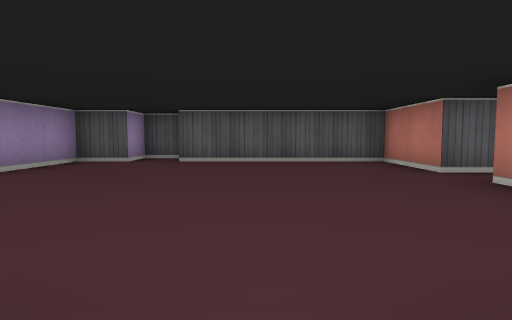
View 1 (above)

24 first-person views from a walk through a cub3D ray-caster map. The camera is about half as high as the walls, tilts 4° down and sees 75° across. The floor is counted in squares. Each view is taken from the middle of a square. On the plan, view 1 faces up. The plan holds only what a view shows up to about 9 squares ahead; the rest is blank.

View 2
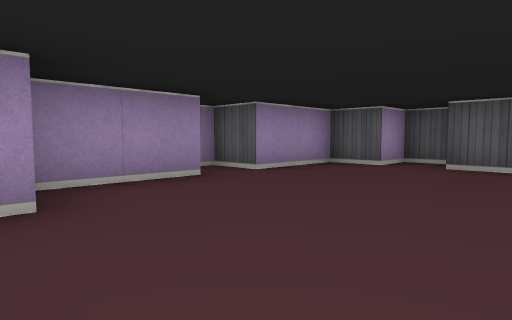

View 3
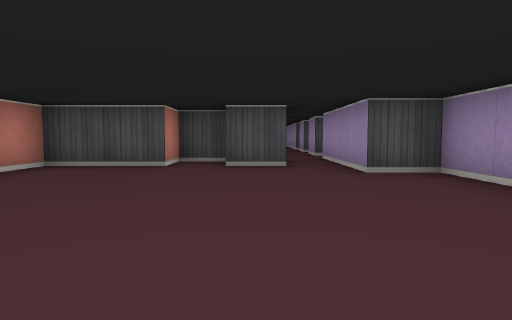

View 4
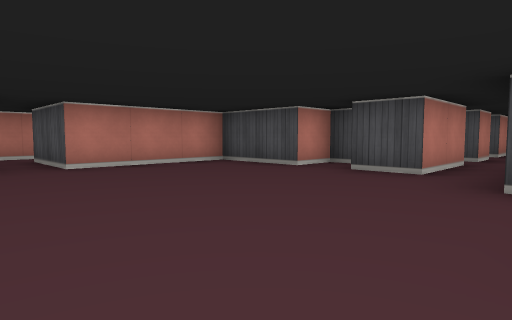

View 5
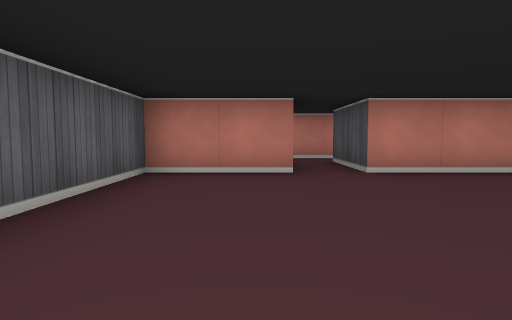

View 6
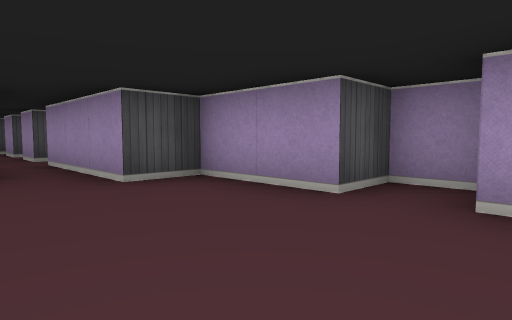

View 7
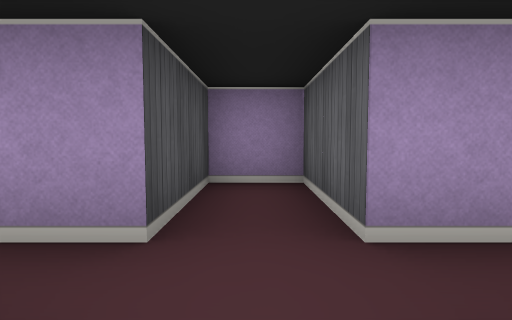

View 8
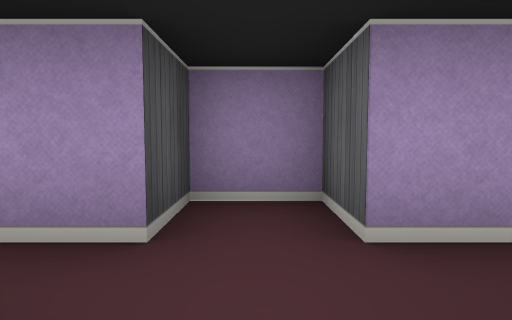

View 9
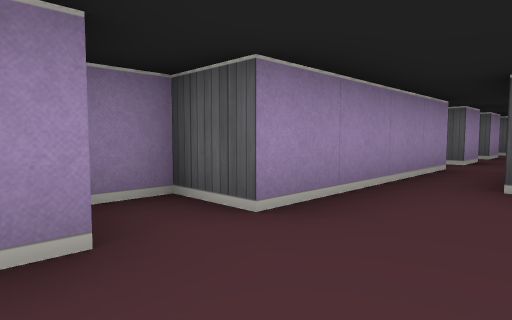

View 10
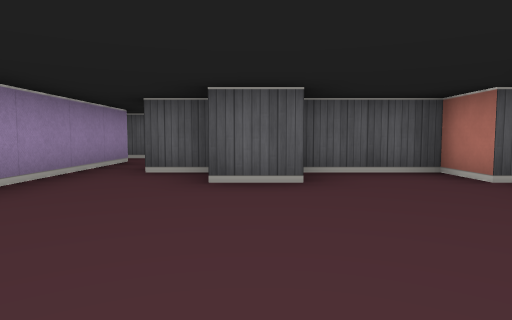

View 11
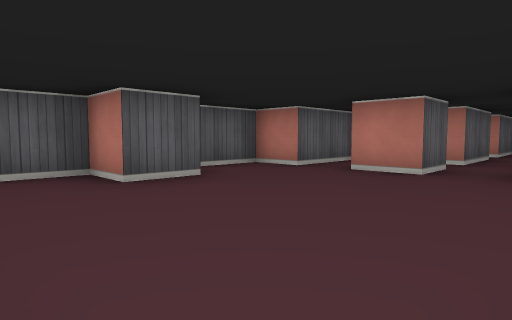

View 12
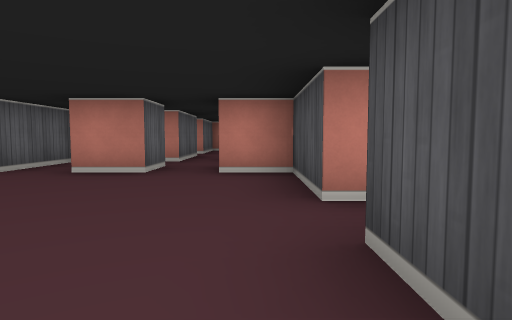

View 13
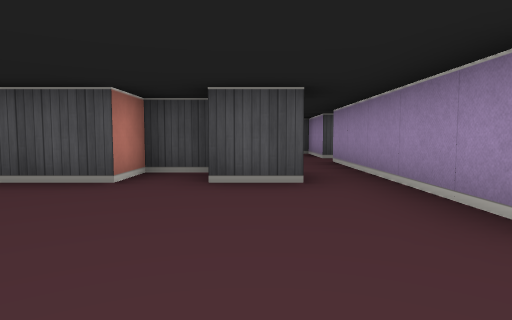

View 14
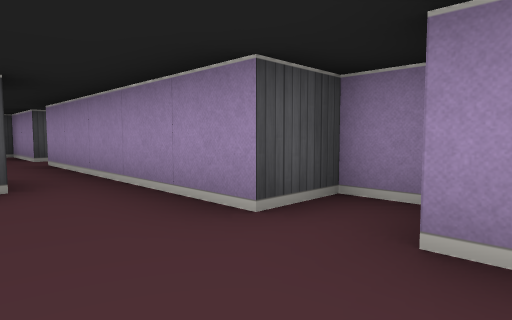

View 15
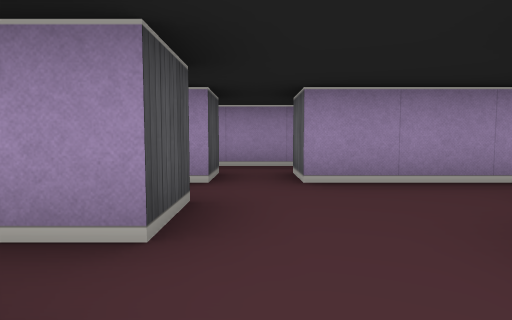

View 16
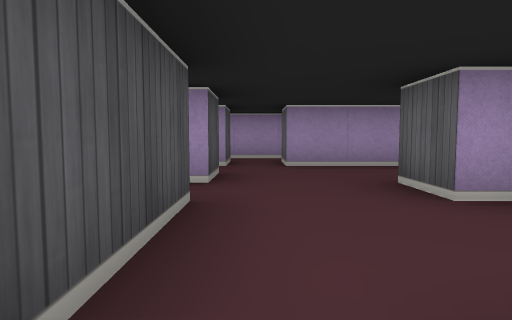

View 17
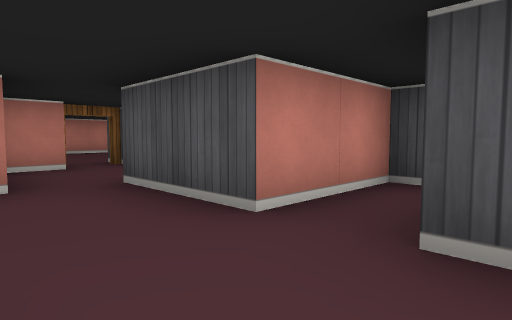

View 18
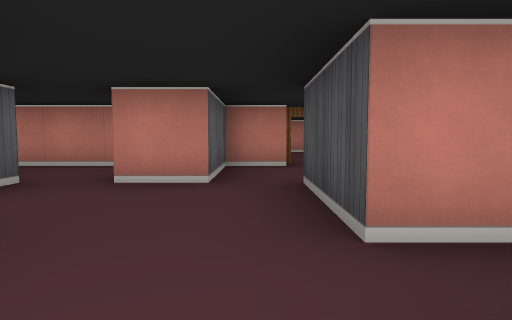

View 19
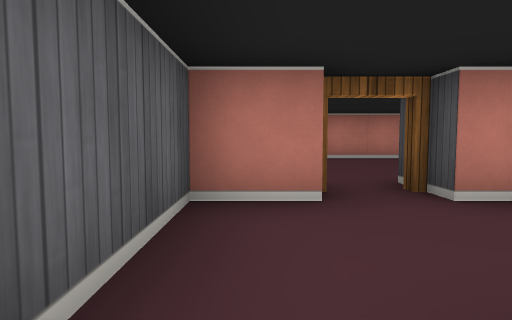

View 20
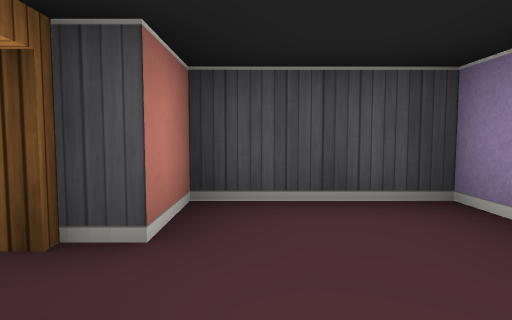

View 21
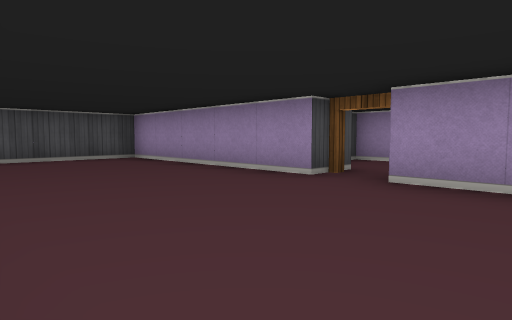

View 22
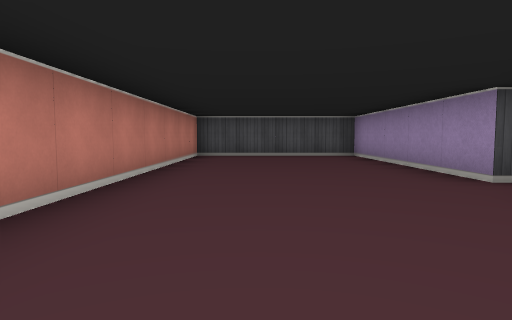

View 23
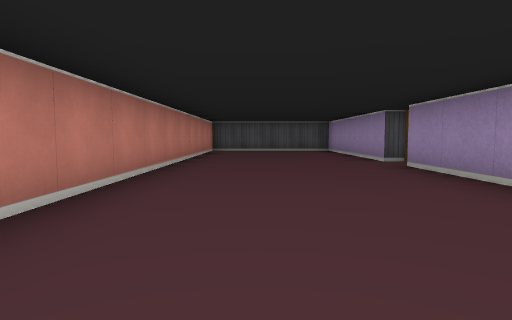

View 24
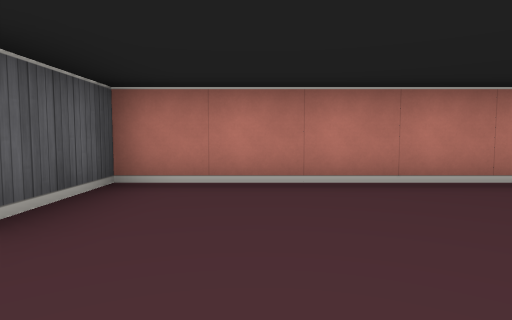

### Floor plan
Points are (right, up) in squares from view 1. A wall is a line through its corners. A room is listed if a view was taken in it or the views show most of it. See-through windows are left out.
Room 1 (views 1, 2, 3, 4, 5, 6)
walls: (-0.5, -0.5) (0.5, -0.5) (0.5, 0.5) (2.5, 0.5) (2.5, 3.5); (2.5, 4.5) (2.5, 6.5) (-1.5, 6.5); (-1.6, 7.5) (-2.5, 7.5) (-2.5, 6.5) (-3.5, 6.5) (-3.5, 4.5) (-4.5, 4.5) (-4.5, 3.5) (-3.5, 3.5) (-3.5, 1.5) (-2.5, 1.5) (-2.5, -1.5); (-1.5, -1.6) (-1.5, 0.5) (-0.5, 0.5)
ways out: opening at (-2, -0.5) to room 3; opening at (3.5, 4)
Room 2 (view 7)
walls: (-2.5, -3.5) (-4.5, -3.5) (-4.5, -4.5) (-2.5, -4.5) (-2.5, -5.5); (-1.5, -5.5) (-1.5, -4.5)
ways out: opening at (-2, -3) to room 3; opening at (-2, -5)
Room 3 (view 8)
walls: (-2.5, -1.5) (-3.5, -1.5) (-3.5, -2.5) (-2.5, -2.5) (-2.5, -3.5); (-1.5, -3.5) (-1.5, -2.5)
ways out: opening at (-2, -0.5) to room 1; opening at (-2, -3) to room 2
Room 4 (views 9, 10, 11, 12, 13, 14)
walls: (0.6, -9.5) (-0.5, -9.5) (-0.5, -8.5) (-1.5, -8.5); (0.5, -13.5) (2.5, -13.5) (2.5, -12.5); (-1.6, -13.5) (-0.5, -13.5); (-2.5, -8.6) (-2.5, -10.5) (-3.5, -10.5) (-3.5, -11.5) (-2.5, -11.5) (-2.5, -15.5); (-0.4, -14.5) (0.5, -14.5); (3.6, -11.5) (2.5, -11.5) (2.5, -10.5); (4.5, -11.5) (4.5, -11.1); (4.4, -9.5) (2.5, -9.5) (2.5, -8.5) (0.6, -8.5)
ways out: opening at (5, -12) to room 7; opening at (4, -14) to room 8; opening at (-2, -14.5) to room 9; opening at (-2, -9)
Room 5 (views 15, 17, 18, 19)
walls: (-1.5, -17.5) (-0.5, -17.5) (-0.5, -18.2); (0.5, -15) (0.5, -15.5) (-0.5, -15.5); (2.5, -16.5) (2.5, -15.5); (0.5, -19.6) (0.5, -17.5) (2.5, -17.5)
ways out: opening at (3, -17) to room 6; opening at (2, -15) to room 8; opening at (-1, -16.5) to room 9
Room 6 (views 16, 20)
walls: (2.5, -18.8) (2.5, -19.5) (4.5, -19.5) (4.5, -18.5); (4.5, -17.6) (4.5, -16.5) (2.5, -16.5)
ways out: opening at (3, -17) to room 5; open door at (5, -18) to room 7
Room 7 (views 21, 22, 23, 24)
walls: (5.5, -18.5) (5.5, -23.5) (9.5, -23.5) (9.5, -11.5) (7.5, -11.5); (5.5, -15.1) (5.5, -17.5); (6.5, -11.5) (4.5, -11.5)
ways out: opening at (5, -12) to room 4; open door at (5, -18) to room 6; opening at (7, -12)
Room 8 (no view inside)
walls: (4.5, -14.8) (4.5, -13)
ways out: opening at (4, -14) to room 4; opening at (2, -15) to room 5
Room 9 (no view inside)
walls: (-3.5, -17.5) (-2.5, -17.5) (-2.5, -19.5); (-2.5, -15.5) (-2.5, -16.5) (-3.5, -16.5)
ways out: opening at (-2, -14.5) to room 4; opening at (-1, -16.5) to room 5; opening at (-3, -17)

Where each view was taken, in squares from view 1:
view 1: 0 up, 0 right, facing up
view 2: 1 up, 0 right, facing up-left
view 3: 6 up, 1 left, facing down
view 4: 5 up, 3 left, facing down-right
view 5: 5 up, 2 left, facing right
view 6: 5 up, 1 left, facing down-left
view 7: 4 down, 1 left, facing left
view 8: 2 down, 1 left, facing left
view 9: 12 down, 1 left, facing up-left
view 10: 13 down, 0 right, facing up
view 11: 13 down, 2 left, facing up-right
view 12: 13 down, 2 left, facing right
view 13: 10 down, 1 left, facing down
view 14: 10 down, 1 left, facing down-left
view 15: 17 down, 1 right, facing left
view 16: 17 down, 3 right, facing left
view 17: 16 down, 1 left, facing down-right
view 18: 17 down, 1 left, facing right
view 19: 17 down, 2 right, facing right
view 20: 17 down, 4 right, facing down
view 21: 16 down, 9 right, facing down-left
view 22: 15 down, 8 right, facing down
view 23: 12 down, 8 right, facing down
view 24: 13 down, 6 right, facing right
